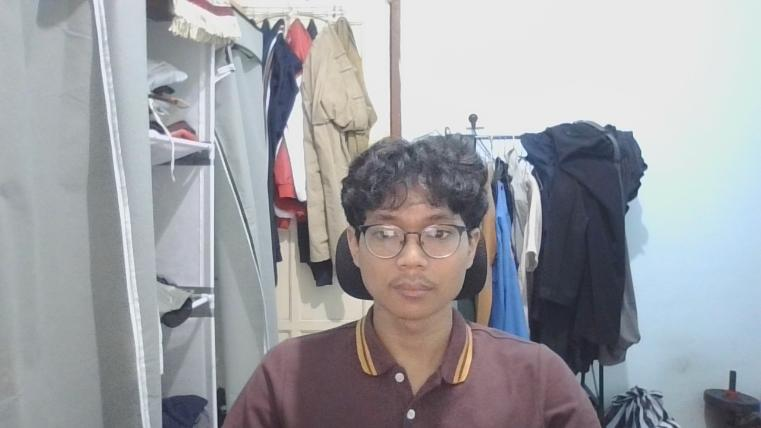
#> input picture data/last_probe.jpg, 761 x 428 px
$ python enroll_face.py -i ../data/last_probe.jpg
#> lines starting #> are read from the running program, lines starting #| are printed output that depends on the picture
### core/auth_3fa.py
"""Three-Factor Authentication (3FA) Engine: Hardware Dongle + Biometric Face + Crypto Password
References:
- Slide Specification: Dongle USB mandatory to unlock application + Biometric login + Crypto Password (Hash / AES)
- Materi 8: Fungsi Hash Satu-Arah (Salted PBKDF2-HMAC-SHA256)
- Multi-Face Enrollment Roster & CPU/iGPU Optimized Biometric Pipeline (Intel Gen 12+ & Dedicated GPU Compatible)
"""

import os
import json
import hashlib
import hmac
from datetime import datetime, timezone
from pathlib import Path
from PIL import Image
import numpy as np

try:
    from config import DATA_DIR, DONGLE_FILENAME, MASTER_FACE_PATH, PBKDF2_ITERATIONS
except ImportError:
    DATA_DIR = Path("data")
    DONGLE_FILENAME = "aegis_dongle.key"
    MASTER_FACE_PATH = Path("data/master_face.json")
    PBKDF2_ITERATIONS = 100_000

AUTH_CONFIG_PATH = DATA_DIR / "auth_config.json"
SYSTEM_VAULT_SALT = b"AEGIS_SYSTEM_CORE_SALT_2026_UPN"
LEGACY_VAULT_SALT = b"SENTIX_SYSTEM_CORE_SALT_2026_UPN"


# =====================================================================
# FACTOR 1: HARDWARE USB DONGLE
# =====================================================================

class DongleVerifier:
    """Manages Physical / Virtual USB Hardware Dongle.
    Validates presence of 'aegis_dongle.key' with cryptographically verified HMAC signature.
    """

    # [144 lines left out: functions generate_dongle_token, resolve_user_id_from_payload, write_dongle_to_path, verify_dongle_token, verify_dongle_path, scan_possible_dongle_locations, not called in this run]


# =====================================================================
# FACTOR 2: BIOMETRIC FACE AUTHENTICATION (MULTI-FACE & CPU/iGPU SOTA)
# =====================================================================

class BiometricVerifier:
    """Manages Facial Biometric Verification and Multi-Face Enrollment Roster.
    Optimized for CPU and iGPU (Intel Gen 12+ Iris Xe / UHD / AMD Ryzen / Snapdragon)
    with zero external GPU dependencies.
    """

    @staticmethod
    def _extract_simple_embedding(image: Image.Image) -> list[float]:
        """Extracts normalized spatial-gradient feature vector (128 dimensions)
        from grayscale resized facial image. Zero-mean centered and edge-energy normalized.
        Fast, deterministic, sub-2ms on any CPU/iGPU (Intel Gen 12+ / Iris Xe / AMD).
        """
        img_gray = image.convert("L").resize((32, 32))
        img_arr = np.array(img_gray, dtype=float)

        # 1. Spatial blocks (64 blocks of 4x4) with zero-mean centering
        spatial = []
        for r in range(0, 32, 4):
            for c in range(0, 32, 4):
                spatial.append(float(np.mean(img_arr[r : r + 4, c : c + 4])))
        spatial = np.array(spatial, dtype=float)
        sp_std = float(np.std(spatial))
        if sp_std > 1e-5:
            spatial = (spatial - float(np.mean(spatial))) / sp_std
        else:
            m = float(np.mean(spatial)) or 1.0
            spatial = spatial / m

        # 2. Gradient energy (64 blocks of horizontal/vertical edge contrast)
        gx = np.abs(np.diff(img_arr, axis=1, append=img_arr[:, -1:]))
        gy = np.abs(np.diff(img_arr, axis=0, append=img_arr[-1:, :]))
        grad = gx + gy
        grad_blocks = []
        for r in range(0, 32, 4):
            for c in range(0, 32, 4):
                grad_blocks.append(float(np.mean(grad[r : r + 4, c : c + 4])))
        grad_blocks = np.array(grad_blocks, dtype=float)
        gr_std = float(np.std(grad_blocks))
        if gr_std > 1e-5:
            grad_blocks = (grad_blocks - float(np.mean(grad_blocks))) / gr_std
        else:
            grad_blocks = np.zeros_like(grad_blocks)

        # Concatenate into 128-D descriptor
        desc = np.concatenate([spatial, grad_blocks])
        norm = float(np.linalg.norm(desc))
        unit_vec = desc / (norm if norm > 1e-5 else 1.0)
        return [round(float(x), 6) for x in unit_vec]

    # [107 lines left out: function analyze_liveness, not called in this run]

    @staticmethod
    def analyze_illumination(image: Image.Image) -> dict:
        """Analyzes facial lighting quality and screen-flash reflection."""
        w, h = image.size
        cw, ch = int(w * 0.75), int(h * 0.75)
        left, top = (w - cw) // 2, (h - ch) // 2
        im_cropped = image.crop((left, top, left + cw, top + ch))
        arr = np.array(im_cropped.convert("L"), dtype=float)

        mean_lux = float(np.mean(arr))
        contrast = float(np.std(arr))

        if mean_lux < 15.0:
            status = "Low (Dark)"
            advice = "Wajah kurang cahaya. Gunakan tombol 'Ambil foto dengan flash layar'!"
        elif mean_lux > 235.0:
            status = "Over-exposed"
            advice = "Cahaya terlalu silau."
        else:
            status = "Optimal"
            advice = "Pencahayaan wajah ideal untuk verifikasi."

        score = min(100.0, round((mean_lux / 128.0) * 100, 1)) if mean_lux <= 128 else max(0.0, round((1.0 - (mean_lux - 128) / 128) * 100, 1))

        return {
            "mean_lux": round(mean_lux, 2),
            "contrast": round(contrast, 2),
            "status": status,
            "advice": advice,
            "quality_score": score,
        }

    @classmethod
    def _load_roster(cls) -> list[dict]:
        """Loads enrolled faces roster, migrating single-face legacy format if needed."""
        if not MASTER_FACE_PATH.exists():
            return []

        try:
            with open(MASTER_FACE_PATH, "r", encoding="utf-8") as f:
                data = json.load(f)

            if isinstance(data, dict) and "faces" in data and isinstance(data["faces"], list):
                return data["faces"]

            if isinstance(data, dict) and "embedding" in data:
                return [{
                    "user_id": data.get("user_id", "default_user"),
                    "name": data.get("name", data.get("user_id", "Authorized Officer")),
                    "embedding": data["embedding"],
                    "enrolled_at": data.get("created_at", "N/A"),
                }]

            return []
        except Exception:
            return []

    @classmethod
    def _save_roster(cls, faces: list[dict]):
        """Persists multi-face roster to disk."""
        MASTER_FACE_PATH.parent.mkdir(parents=True, exist_ok=True)
        data = {
            "version": "2.0_multi_face",
            "updated_at": datetime.now(timezone.utc).strftime("%Y-%m-%d %H:%M:%S UTC"),
            "total_faces": len(faces),
            "faces": faces,
        }
        with open(MASTER_FACE_PATH, "w", encoding="utf-8") as f:
            json.dump(data, f, indent=2)

    @classmethod
    def enroll_face(cls, image: Image.Image, user_id: str = "oktavian", name: str | None = None) -> Path:
        """Enrolls user face by extracting 128-D mathematical embedding to disk.
        Conforms to ISO/IEC 19794-5 and Privacy-by-Design: NEVER persists raw face photos.
        """
        illum = cls.analyze_illumination(image)
        if illum["mean_lux"] < 15.0:
            raise ValueError("Kamera terlalu gelap atau sensor tertutup (shutter webcam tertutup). Pastikan penutup fisik webcam dibuka dan aktifkan flash layar.")

        # Privacy-Preserving Biometrics: Zero raw image persistence
        full_name = name or user_id
        embedding = cls._extract_simple_embedding(image)
        roster = cls._load_roster()

        existing = next((item for item in roster if item["user_id"] == user_id), None)
        record = {
            "user_id": user_id,
            "name": full_name,
            "dimension": len(embedding),
            "embedding": embedding,
            "enrolled_at": datetime.now(timezone.utc).strftime("%Y-%m-%d %H:%M:%S UTC"),
        }

        if existing:
            roster[roster.index(existing)] = record
        else:
            roster.append(record)

        cls._save_roster(roster)
        return MASTER_FACE_PATH

    # [110 lines left out: functions get_enrolled_info, list_enrolled_faces, delete_face, verify_face, not called in this run]


# =====================================================================
# FACTOR 3: PASSWORD HASHING & KEY DERIVATION
# =====================================================================

class PasswordVerifier:
    """Manages Master Password verification using PBKDF2-HMAC-SHA256 (Materi 8)
    and derives the cryptographic Master Session Key.
    """

    # [127 lines left out: functions hash_password, init_master_password, register_account, verify_password, not called in this run]

### scripts/enroll_face.py
"""CLI Utility: Enroll Master Facial Biometrics
Usage:
  python scripts/enroll_face.py --image path/to/face.jpg --user oktavian
"""

import sys
import argparse
from pathlib import Path
from PIL import Image

BASE_DIR = Path(__file__).resolve().parent.parent
sys.path.insert(0, str(BASE_DIR))

from core.auth_3fa import BiometricVerifier
from config import MASTER_FACE_PATH


def main():
    parser = argparse.ArgumentParser(description="Aegis Cold Custody - Face Biometric Enrollment")
    parser.add_argument("--image", "-i", type=str, required=True, help="Path to master face photo (.jpg, .png)")
    parser.add_argument("--user", "-u", default="oktavian", help="User Identifier")
    args = parser.parse_args()

    img_path = Path(args.image)
    if not img_path.exists():
        print(f"[!] Error: File not found at {img_path}")
        sys.exit(1)

    try:
        img = Image.open(img_path)
#> img is the input picture: PIL image 761x428 RGB; mean R, G, B 159.4, 160.6, 165.3
        saved_path = BiometricVerifier.enroll_face(img, user_id=args.user)
#> in analyze_illumination, `im_cropped = image.crop((left, top, left + cw, top + ch))`:
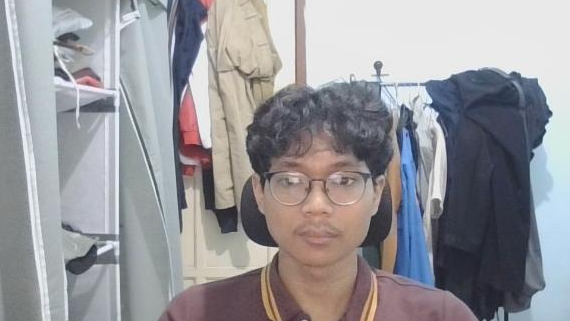
#> im_cropped: PIL image 570x321 RGB; mean R, G, B 151.3, 150.5, 155
#> in analyze_illumination, `arr = np.array(im_cropped.convert("L"), dtype=float)`:
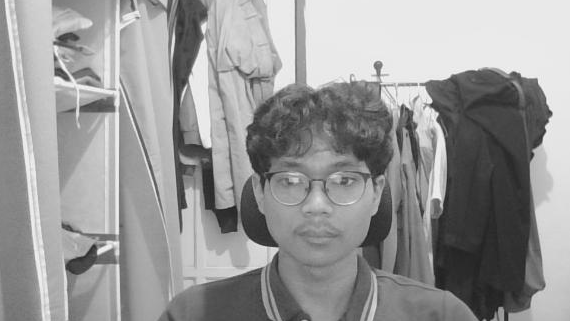
#> arr: shape (321, 570) float64; min 28, max 251, mean 151.3
#> in analyze_illumination, `mean_lux = float(np.mean(arr))`: mean_lux = 151.3
#> in analyze_illumination, `contrast = float(np.std(arr))`: contrast = 58.43
#> in analyze_illumination, `score = min(100.0, round((mean_lux / 128.0) * 100, 1)) if mean_lux <= ..`: score = 81.8
#> in enroll_face, `illum = cls.analyze_illumination(image)`: illum = 5 items
#> in _extract_simple_embedding, `img_gray = image.convert("L").resize((32, 32))`:
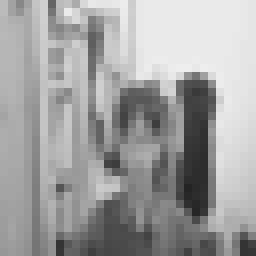
#> img_gray: PIL image 32x32 L (shown 8 times larger); min 37, max 238, mean 160.8
#> after the loop in _extract_simple_embedding, `for r in range(0, 32, 4):`: spatial = 64 values, max 233.6 at index 5, min 76.31 at index 59, mean 160.8
#> in _extract_simple_embedding, `sp_std = float(np.std(spatial))`: sp_std = 42.63
#> in _extract_simple_embedding, `spatial = (spatial - float(np.mean(spatial))) / sp_std`: spatial = 64 values, max 1.71 at index 5, min -1.98 at index 59, mean 0
#> in _extract_simple_embedding, `gx = np.abs(np.diff(img_arr, axis=1, append=img_arr[:, -1:]))`:
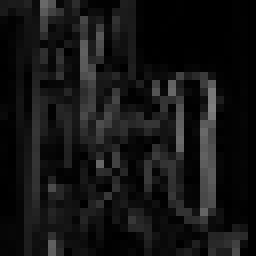
#> gx: shape (32, 32) float64 (shown 8 times larger); min 0, max 128, mean 20
#> in _extract_simple_embedding, `gy = np.abs(np.diff(img_arr, axis=0, append=img_arr[-1:, :]))`:
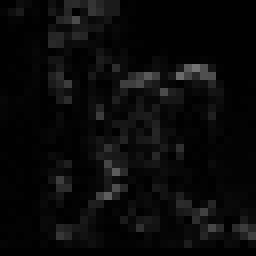
#> gy: shape (32, 32) float64 (shown 8 times larger); min 0, max 115, mean 9.5
#> in _extract_simple_embedding, `grad = gx + gy`:
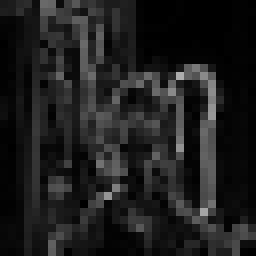
#> grad: shape (32, 32) float64 (shown 8 times larger); min 0, max 174, mean 29.4
#> after the loop in _extract_simple_embedding, `for r in range(0, 32, 4):`: grad_blocks = 64 values, max 63.44 at index 22, min 0 at index 6, mean 29.42
#> in _extract_simple_embedding, `gr_std = float(np.std(grad_blocks))`: gr_std = 19.01
#> in _extract_simple_embedding, `grad_blocks = (grad_blocks - float(np.mean(grad_blocks))) / gr_std`: grad_blocks = 64 values, max 1.79 at index 22, min -1.55 at index 6, mean 1.39e-17
#> in _extract_simple_embedding, `desc = np.concatenate([spatial, grad_blocks])`: desc = 128 values, max 1.79 at index 86, min -1.98 at index 59, mean -1.73e-17
#> in _extract_simple_embedding, `norm = float(np.linalg.norm(desc))`: norm = 11.31
#> in _extract_simple_embedding, `unit_vec = desc / (norm if norm > 1e-5 else 1.0)`: unit_vec = 128 values, max 0.158 at index 86, min -0.175 at index 59, mean 8.67e-19
#> in enroll_face, `embedding = cls._extract_simple_embedding(image)`: embedding = 128 values, max 0.158 at index 86, min -0.175 at index 59, mean 1.56e-08
        print("=" * 60)
        print("AEGIS BIOMETRIC ENROLLMENT ENGINE")
        print("=" * 60)
        print(f"[+] User ID        : {args.user}")
        print(f"[+] Master Image   : {img_path.resolve()}")
        print(f"[+] Feature Record : {saved_path.resolve()}")
#| [+] Feature Record : data/master_face.json
        print(f"[+] Metric         : 128-D Normalized Cosine Embedding")
        print(f"[+] Status         : BIOMETRIC TEMPLATE STORED")
        print("=" * 60)
    except Exception as e:
        print(f"[!] Biometric Enrollment Failed: {e}")
        sys.exit(1)


if __name__ == "__main__":
    main()
